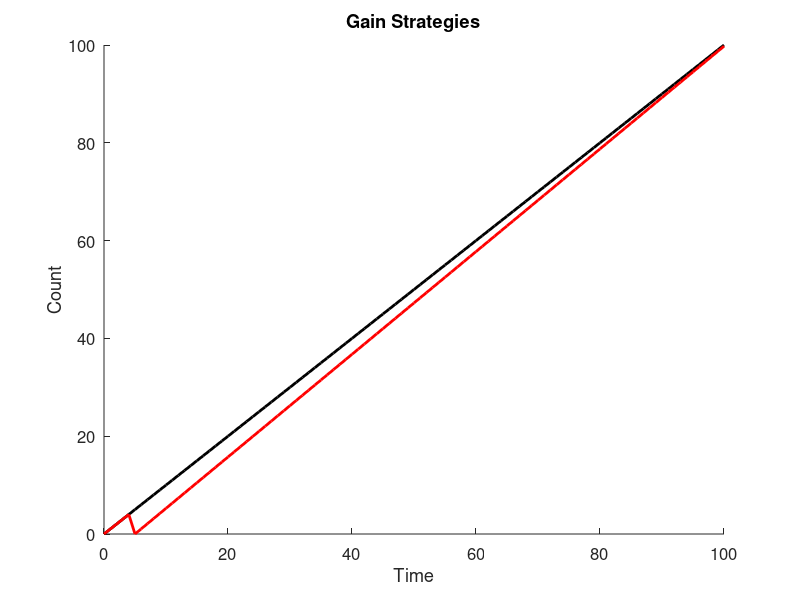
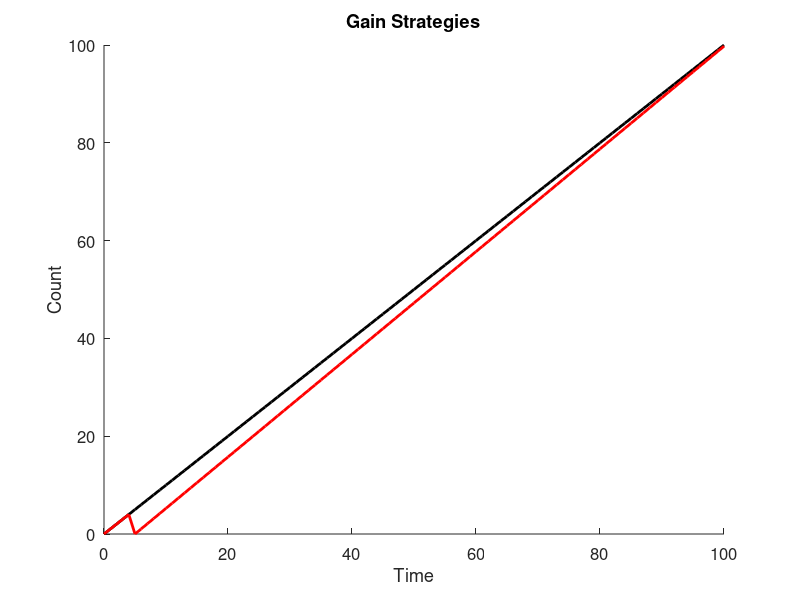

The MATLAB source for these figures, in order:
% GainStrategies.m
%
% Question: Is it better to spend and increase productivity or to keep a
% steady gain when trying to reach a set amount?
% Answer: This code! (Potentially...)
%
% Code: starting at the same point, with the same gain rate, one case will
% raise steadily as the control.  Different cases will be added to show
% different strategies, such as spending points to increase gain rate,
% doing so once or constantly, for different amounts of gain rate increase,
% etc...
%
% INPUTS:
%
% OUTPUTS:
% 1) Plot with different cases showing gain over set amount of time, very
% long-term
% 2) Spreadsheet with data values
% 3) Spreadsheet with summary
%
% CASES:
% 0) ControlCase - Steady, linear, increasing 1-to-1; will also be uses as
% a counter
% XX) CaseXX - start with steady gain, reach certain amount, spend points
% to increase gain rate, reach certain amount again, spend points to
% increase gain rate again
% VARIABLES: not all may be used
% 1) Spend Amount - minimum spending amount to increase gain rate; will try
% different minimum amounts
% 2) Gain Rate Increase - amount by which gain rate will increase; will try
% different incease amounts
% 3) Type of Increase - addition or multiplication; multiplication will be
% greater, addition will show by how much
% 4) Times to Increase Gain - number of times to spend and increase gain;
% will try limited or continuous
% 5) Limit of Single Increase - number of spending and increase in one
% action; will try minimum of 1 to maximum available

% Clean up MATLAB workstation; check which are needed
close all;
clear all;
clc;

out_dir = 'C:\Users\I2R_Admin\Documents\Work\Study\Git\RepositoryExample\Outputs\'

% Set up output file
gainDetailsFile = 'GainStrategies.xlsx';
IDT = {'Time\Control Gain'};
IDI = {};
IDD = 0;
IDE = 0;
rowToWrite = 0;

% Case details
sumCase1 = 0;
gainCase1 = 1;
haveInc = 0;

for t = 0:100
    rowToWrite = rowToWrite +1;
    
    % Control case
    IDD(rowToWrite, 1) = t;
    
    % Case 1
    IDD(rowToWrite, 2) = sumCase1;
    sumCase1 = sumCase1 + gainCase1;
    if sumCase1 == 5
        if haveInc == 0
            haveInc = 1;
            sumCase1 = sumCase1 - 5;
            gainCase1 = gainCase1 + 0.05;
        end        
    end
end

figure;
hold on
plot(IDD(:, 1), IDD(:, 1), 'k', 'LineWidth', 2);
plot(IDD(:, 1), IDD(:, 2), 'r', 'LineWidth', 2);
title('Gain Strategies', 'Interpreter', 'none');
xlabel('Time', 'FontSize', 12);
ylabel('Count', 'FontSize', 12);
set(gca, 'FontSize', 12);
savefig(gcf, [out_dir 'GainStrategies.fig']);
saveas(gcf, [out_dir 'GainStrategies.png']);
